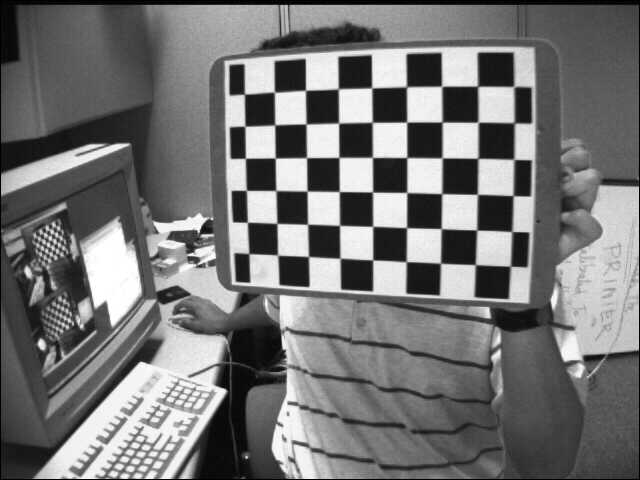
#> input picture Resources/left01.jpg, 640 x 480 px; its folder holds only this picture in this run
$ python prueba_errores.py
#> lines starting #> are read from the running program, lines starting #| are printed output that depends on the picture; after the words box and inside, x2 and y2 are one past the last pixel; in counts of white or black regions, pixels touching at a corner belong together; long printed decimals are rounded
import numpy as np
import cv2 as cv
import glob
import matplotlib as mpl
import matplotlib.pyplot as plt

# termination criteria
criteria = (cv.TERM_CRITERIA_EPS + cv.TERM_CRITERIA_MAX_ITER, 30, 0.001)
# prepare object points, like (0,0,0), (1,0,0), (2,0,0) ....,(6,5,0)
objp = np.zeros((6*7,3), np.float32)
objp[:,:2] = np.mgrid[0:7,0:6].T.reshape(-1,2)
# Arrays to store object points and image points from all the images.

images = glob.glob('Resources\*.jpg')
datos_errores = []
for num in np.arange(1,len(images)+1):
    objpoints = []  # 3d point in real world space
    imgpoints = []  # 2d points in image plane.
    print(num)
    print(images[:num])
    for fname in images[:num]:
        img = cv.imread(fname)
#> img is the input picture: shape (480, 640, 3); min 0, max 255, mean 116.6
        gray = cv.cvtColor(img, cv.COLOR_BGR2GRAY)
        # Find the chess board corners
        ret, corners = cv.findChessboardCorners(gray, (7,6), None)
#> ret = True; corners = 42 rows, first 8: [475.4, 264.8], [440.5, 263.2], [405.9, 261.5], [372.9, 259.9], [340.6, 258.5], [308.7, 256.4], [277.6, 255.1], [476.7, 230.1]
        # If found, add object points, image points (after refining them)
        if ret == True:
            objpoints.append(objp)
            corners2 = cv.cornerSubPix(gray,corners, (11,11), (-1,-1), criteria)
#> corners2 = 42 rows, first 8: [475.3, 264.6], [440.5, 263.2], [406.2, 261.7], [372.7, 259.9], [340, 258.2], [308.5, 256.5], [277.6, 255.1], [476.7, 230]
            imgpoints.append(corners2)
            # Draw and display the corners
            cv.drawChessboardCorners(img, (7,6), corners2, ret)
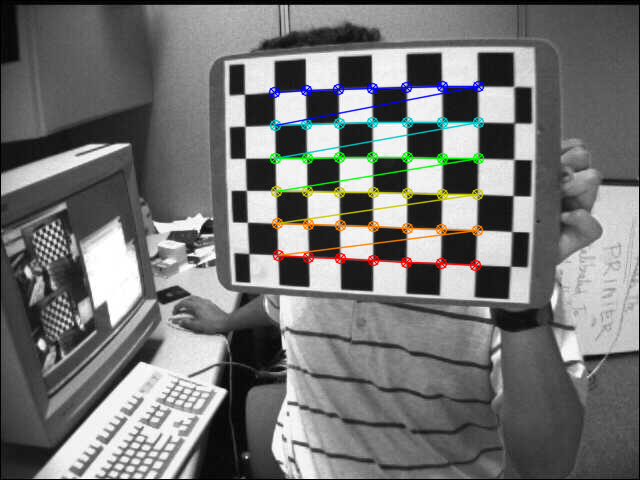
#> img: shape (480, 640, 3); 3.22% of pixels changed, all inside (x1, y1, x2, y2) = (268, 80, 485, 272)
            #cv.imshow('img', img)
            #cv.waitKey(0)
            # obtenemos la camera matrix, distortion coeffs, rotation and traslation vectors
            ret, mtx, dist, rvecs, tvecs = cv.calibrateCamera(objpoints, imgpoints, gray.shape[::-1], None, None)
#> ret = 0.146; mtx = [[841.1, 0, 299.8], [0, 795.4, 311.1], [0, 0, 1]]; dist = [[-0.744, 1.23, -0.063, 0.0252, -4.97]]; rvecs = ([-0.679, 0.378, -3.01],); tvecs = ([4.77, -1.27, 22.63],)

        else: print('error ', fname)

    # re-projection error
    mean_error = 0
    for i in range(len(objpoints)):
        imgpoints2, _ = cv.projectPoints(objpoints[i], rvecs[i], tvecs[i], mtx, dist)
        error = cv.norm(imgpoints[i], imgpoints2, cv.NORM_L2) / len(imgpoints2)
        mean_error += error
        total_error = mean_error / len(objpoints)
#> this loop made 1 pass
#> (error, mean_error, total_error) on pass 1: (0.0226, 0.0226, 0.0226)
#> after the loop, mean_error = 0.0226
    print("total error of ", num, "photos:", total_error)
#| total error of  1 photos: 0.02255

    datos_errores.append(total_error)

print(datos_errores)
#| [0.02255]

cv.destroyAllWindows()

# REPRESENTACION DE LOS ERRORES

x = np.arange(1,len(images)+1)
default_x_ticks = range(len(x))

plt.scatter(default_x_ticks, datos_errores)
plt.xticks(default_x_ticks,x)
plt.title("Errores")
plt.xlabel("Número de fotografías")
plt.show()
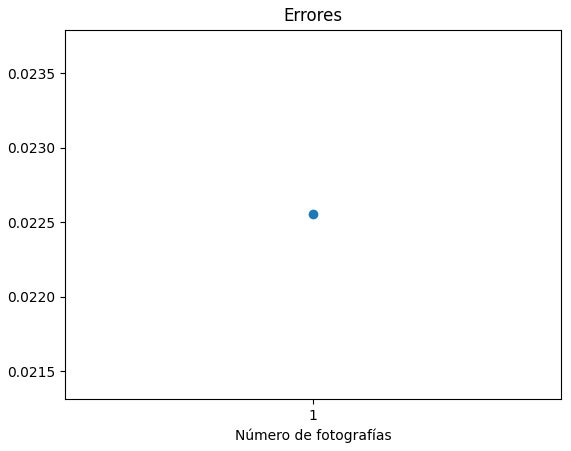
#> figure drawn by matplotlib, 1 panel

$ run again, on Resources/left06.jpg
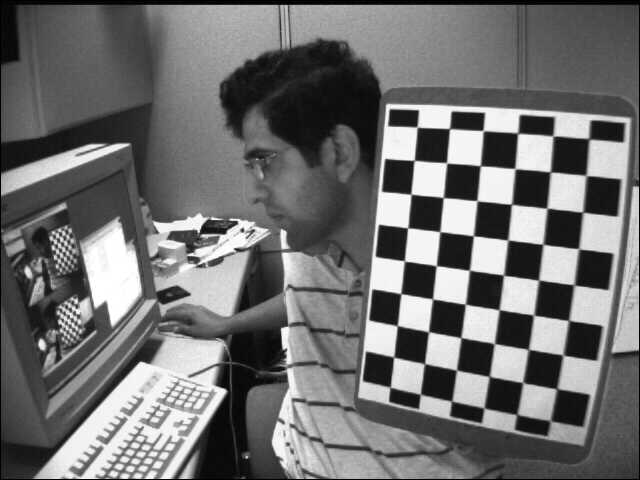
#> input picture Resources/left06.jpg, 640 x 480 px
#> img is the input picture: shape (480, 640, 3); min 0, max 255, mean 111.6
#> `ret, corners = cv.findChessboardCorners(gray, (7,6), None)`: ret = True; corners = 42 rows, first 8: [393.4, 357.4], [397.1, 325.6], [400.9, 293.6], [404.5, 261], [407.6, 227.9], [411.1, 194.4], [414.3, 160.3], [425.3, 364.2]
#> corners2 = 42 rows, first 8: [393.7, 357], [397.3, 325.6], [400.8, 293.6], [404.4, 261], [407.7, 227.8], [410.9, 194.2], [414.1, 160.4], [424.5, 363.6]
#> `cv.drawChessboardCorners(img, (7,6), corners2, ret)`:
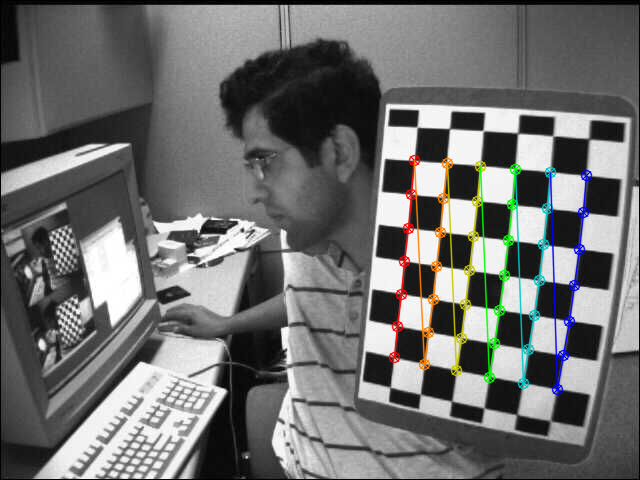
#> img: shape (480, 640, 3); 3.3% of pixels changed, all inside (x1, y1, x2, y2) = (388, 154, 593, 396)
#> `ret, mtx, dist, rvecs, tvecs = cv.calibrateCamera(objpoints, imgpoints..`: ret = 0.117; mtx = [[574.7, 0, 288.4], [0, 587.5, 224.7], [0, 0, 1]]; dist = [[-0.31, 0.128, 0.000395, 0.0181, -0.0952]]; rvecs = ([-0.34, 0.43, -1.43],); tvecs = ([3.27, 4.06, 17.68],)
#> the loop `for i in range(len(objpoints)):` made 1 pass
#> (error, mean_error, total_error) on pass 1: (0.018, 0.018, 0.018)
#> after the loop `for i in range(len(objpoints)):`: mean_error = 0.018
#| total error of  1 photos: 0.01799
#| [0.01799]
#> `plt.show()`:
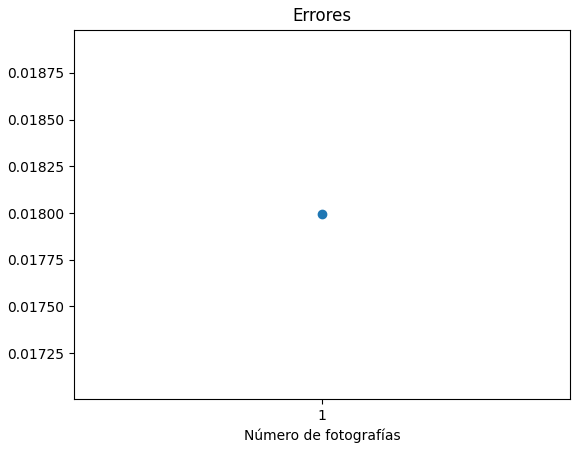
#> figure drawn by matplotlib, 1 panel

$ run again, on Resources/left07.jpg
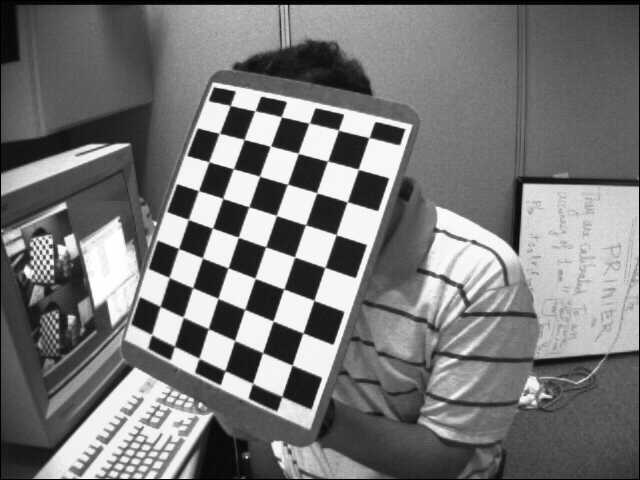
#> input picture Resources/left07.jpg, 640 x 480 px
#> img is the input picture: shape (480, 640, 3); min 0, max 255, mean 119.5
#> `ret, corners = cv.findChessboardCorners(gray, (7,6), None)`: ret = True; corners = 42 rows, first 8: [160.1, 306.3], [169.2, 277.3], [178.8, 248.6], [188.3, 219.5], [198.8, 190.6], [209.1, 161.8], [219.5, 133.3], [182.9, 316.8]
#> corners2 = 42 rows, first 8: [160.1, 306.3], [169.1, 277.5], [178.5, 248.5], [188.3, 219.4], [198.4, 190.6], [208.8, 161.7], [219.3, 133.3], [183.2, 317.2]
#> `cv.drawChessboardCorners(img, (7,6), corners2, ret)`:
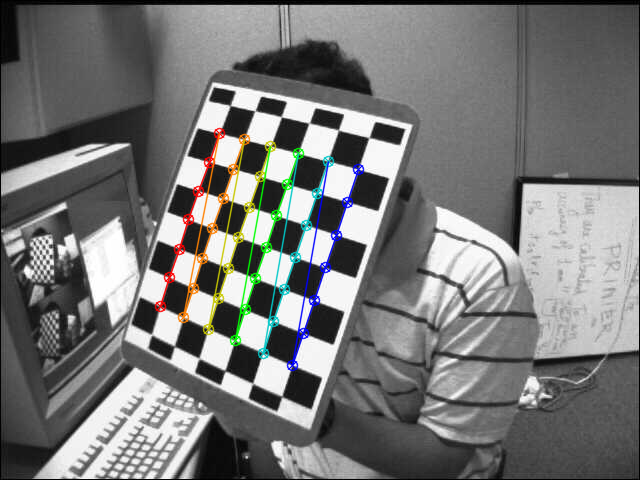
#> img: shape (480, 640, 3); 3.08% of pixels changed, all inside (x1, y1, x2, y2) = (154, 127, 365, 372)
#> `ret, mtx, dist, rvecs, tvecs = cv.calibrateCamera(objpoints, imgpoints..`: ret = 0.0973; mtx = [[714.7, 0, 313.9], [0, 701.1, 191.3], [0, 0, 1]]; dist = [[-0.675, 4.02, 0.0247, 0.0282, -21.78]]; rvecs = ([-0.432, 0.195, -1.24],); tvecs = ([-5.01, 3.73, 22],)
#> the loop `for i in range(len(objpoints)):` made 1 pass
#> (error, mean_error, total_error) on pass 1: (0.015, 0.015, 0.015)
#> after the loop `for i in range(len(objpoints)):`: mean_error = 0.015
#| total error of  1 photos: 0.01501
#| [0.01501]
#> `plt.show()`:
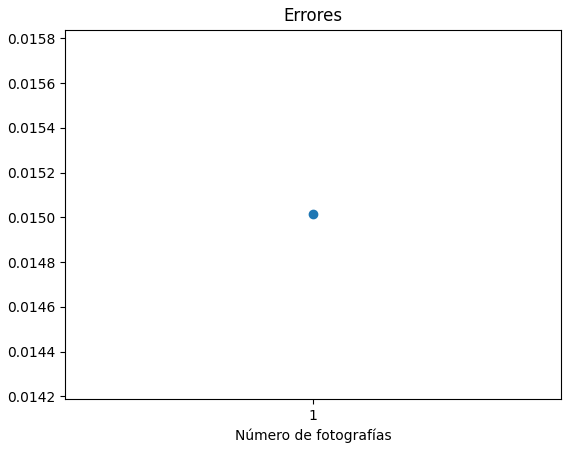
#> figure drawn by matplotlib, 1 panel

$ run again, on Resources/left02.jpg
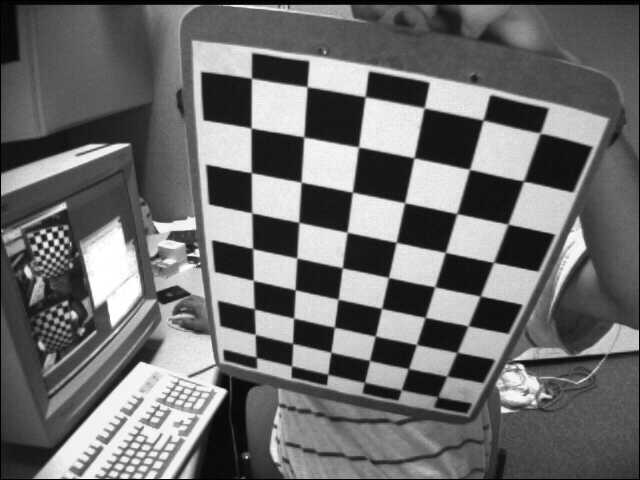
#> input picture Resources/left02.jpg, 640 x 480 px
#> img is the input picture: shape (480, 640, 3); min 0, max 255, mean 109
#> `ret, corners = cv.findChessboardCorners(gray, (7,6), None)`: ret = True; corners = 42 rows, first 8: [254.7, 308.6], [253.5, 280.5], [252.6, 248.4], [252.4, 213.8], [251.5, 172.4], [251.8, 128.6], [251.5, 77.99], [293.3, 318]
#> corners2 = 42 rows, first 8: [254.3, 308.9], [253.3, 280.4], [252.6, 248.6], [251.8, 212.8], [251.3, 172.7], [251.1, 128], [251.5, 78.19], [293.6, 318.1]
#> `cv.drawChessboardCorners(img, (7,6), corners2, ret)`:
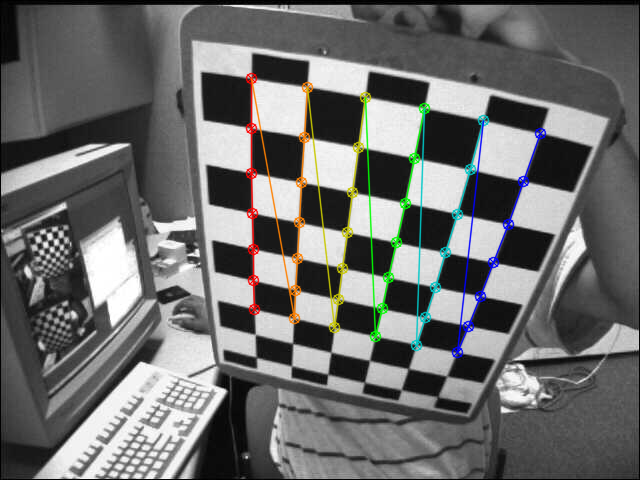
#> img: shape (480, 640, 3); 3.62% of pixels changed, all inside (x1, y1, x2, y2) = (245, 72, 547, 359)
#> `ret, mtx, dist, rvecs, tvecs = cv.calibrateCamera(objpoints, imgpoints..`: ret = 0.106; mtx = [[579.9, 0, 324.8], [0, 594.1, 262.5], [0, 0, 1]]; dist = [[-0.367, 0.14, -0.0158, 0.0108, -0.0557]]; rvecs = ([0.465, 0.73, -1.33],); tvecs = ([-1.72, 1.11, 13.95],)
#> the loop `for i in range(len(objpoints)):` made 1 pass
#> (error, mean_error, total_error) on pass 1: (0.0163, 0.0163, 0.0163)
#> after the loop `for i in range(len(objpoints)):`: mean_error = 0.0163
#| total error of  1 photos: 0.01634
#| [0.01634]
#> `plt.show()`:
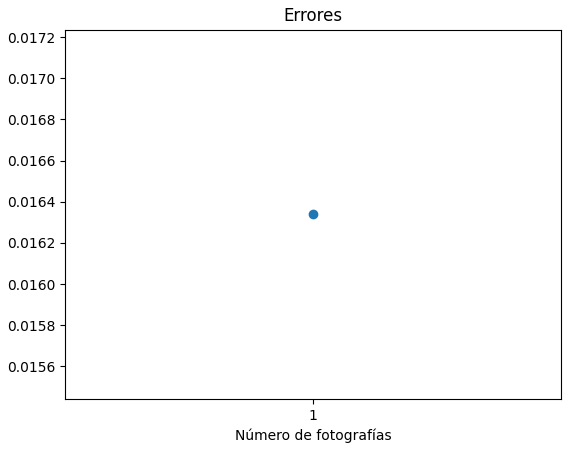
#> figure drawn by matplotlib, 1 panel
